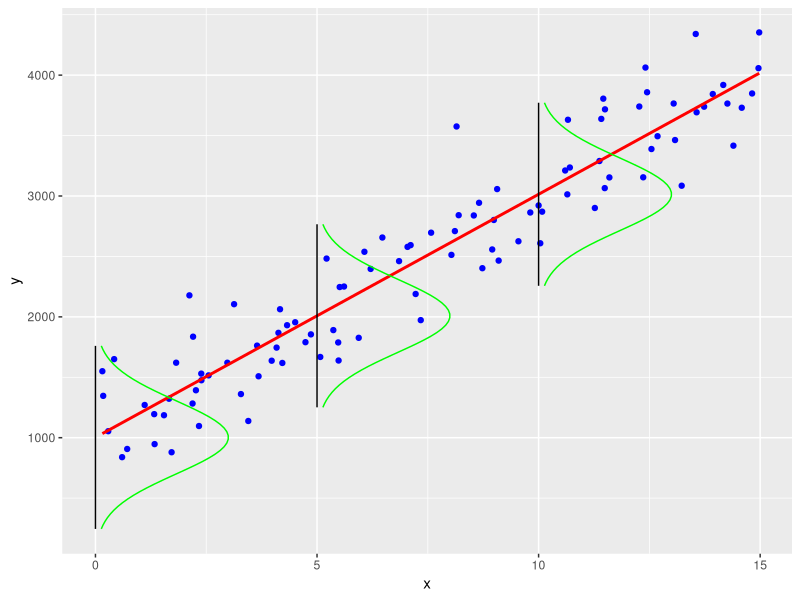

This figure's R source:
library(ggplot2)

# source: https://stackoverflow.com/questions/61589781/plot-vertical-density-of-normal-distribution-in-r-and-ggplot2

x <- runif(100, 0, 15)
y <- 1000 + 200*x + rnorm(100, 0, 300)
df <- data.frame(x, y)
lm_fit <- lm(y ~ x, data = df)

k <- 2.5
sigma <- sigma(lm_fit)

ab <- coef(lm_fit); a <- ab[1]; b <- ab[2]

x <- seq(-k*sigma, k*sigma, length.out = 50)
y <- dnorm(x, 0, sigma)/dnorm(0, 0, sigma) * 3

x0 <- 0
y0 <- a+b*x0
path1 <- data.frame(x = y + x0, y = x + y0)
segment1 <- data.frame(x = x0, y = y0 - k*sigma, xend = x0, yend = y0 + k*sigma)
x0 <- 5
y0 <- a+b*x0
path2 <- data.frame(x = y + x0, y = x + y0)
segment2 <- data.frame(x = x0, y = y0 - k*sigma, xend = x0, yend = y0 + k*sigma)
x0 <- 10
y0 <- a+b*x0
path3 <- data.frame(x = y + x0, y = x + y0)
segment3 <- data.frame(x = x0, y = y0 - k*sigma, xend = x0, yend = y0 + k*sigma)

p <- ggplot(df, mapping = aes(x=x, y=y)) + geom_point(color="blue") +
  geom_smooth(method='lm', se=FALSE, color="red") +
  geom_path(aes(x,y), data = path1, color = "green") +
  geom_segment(aes(x=x,y=y,xend=xend,yend=yend), data = segment1) +
  geom_path(aes(x,y), data = path2, color = "green") +
  geom_segment(aes(x=x,y=y,xend=xend,yend=yend), data = segment2) +
  geom_path(aes(x,y), data = path3, color = "green") +
  geom_segment(aes(x=x,y=y,xend=xend,yend=yend), data = segment3)

p
